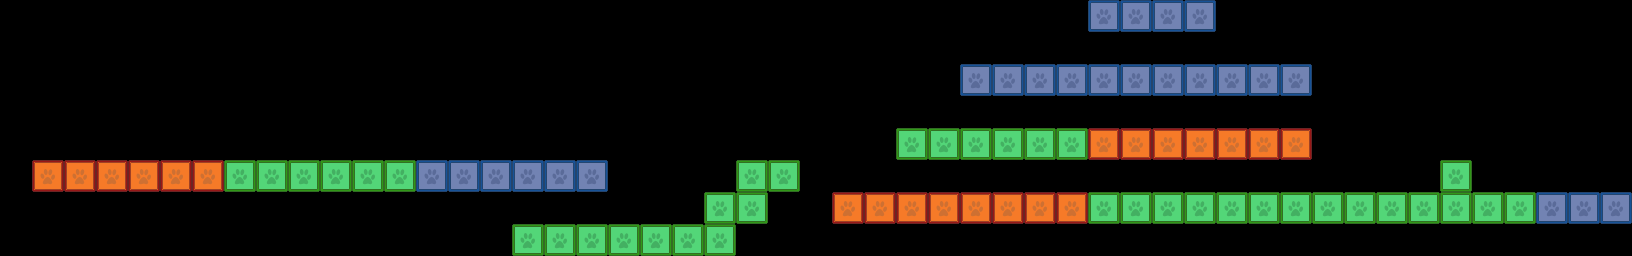

The image is a tile-based game level rendered from a .tmx file. Its description and source (layers, tilesets, objects; grid data summarised) follow:
An orthogonal 51x8 tile map with 32x32 px tiles, 3 tile layers (red, green, blue) and 12 objects.

<map version="1.0" orientation="orthogonal" renderorder="right-down" width="51" height="8" tilewidth="32" tileheight="32" nextobjectid="30">
 <tileset firstgid="1" name="blocks" tilewidth="32" tileheight="32" tilecount="3" columns="3">
  <image source="blocks.png" width="96" height="32" />
 </tileset>
 <layer name="red" width="51" height="8">
  <data>[408 cells, 21 non-empty, 1 distinct tile ids]</data>
 </layer>
 <layer name="green" width="51" height="8">
  <data>[408 cells, 38 non-empty, 1 distinct tile ids]</data>
 </layer>
 <layer name="blue" width="51" height="8">
  <data>[408 cells, 24 non-empty, 1 distinct tile ids]</data>
 </layer>
 <objectgroup name="mostachos">
  <object id="2" x="754" y="143">
   <ellipse />
  </object>
  <object id="3" x="786" y="143">
   <ellipse />
  </object>
  <object id="24" x="303" y="145">
   <ellipse />
  </object>
  <object id="25" x="592" y="109">
   <ellipse />
  </object>
  <object id="27" x="1136" y="113">
   <ellipse />
  </object>
  <object id="29" x="1583" y="176">
   <ellipse />
  </object>
 </objectgroup>
 <objectgroup name="spikes">
  <object id="6" x="242" y="144">
   <ellipse />
  </object>
  <object id="7" x="402" y="144">
   <ellipse />
  </object>
  <object id="9" x="593" y="145">
   <ellipse />
  </object>
  <object id="11" x="1584" y="145">
   <ellipse />
  </object>
  <object id="26" x="1169" y="48">
   <ellipse />
  </object>
  <object id="28" x="1297" y="176">
   <ellipse />
  </object>
 </objectgroup>
</map>